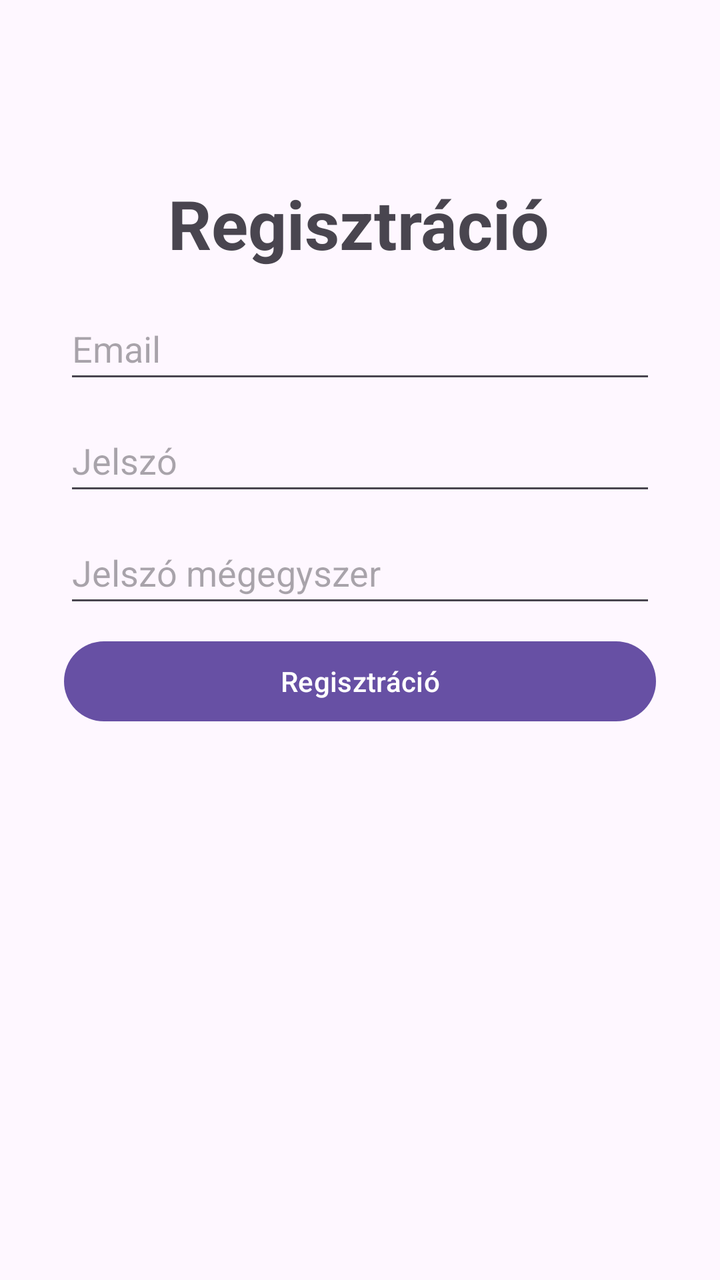
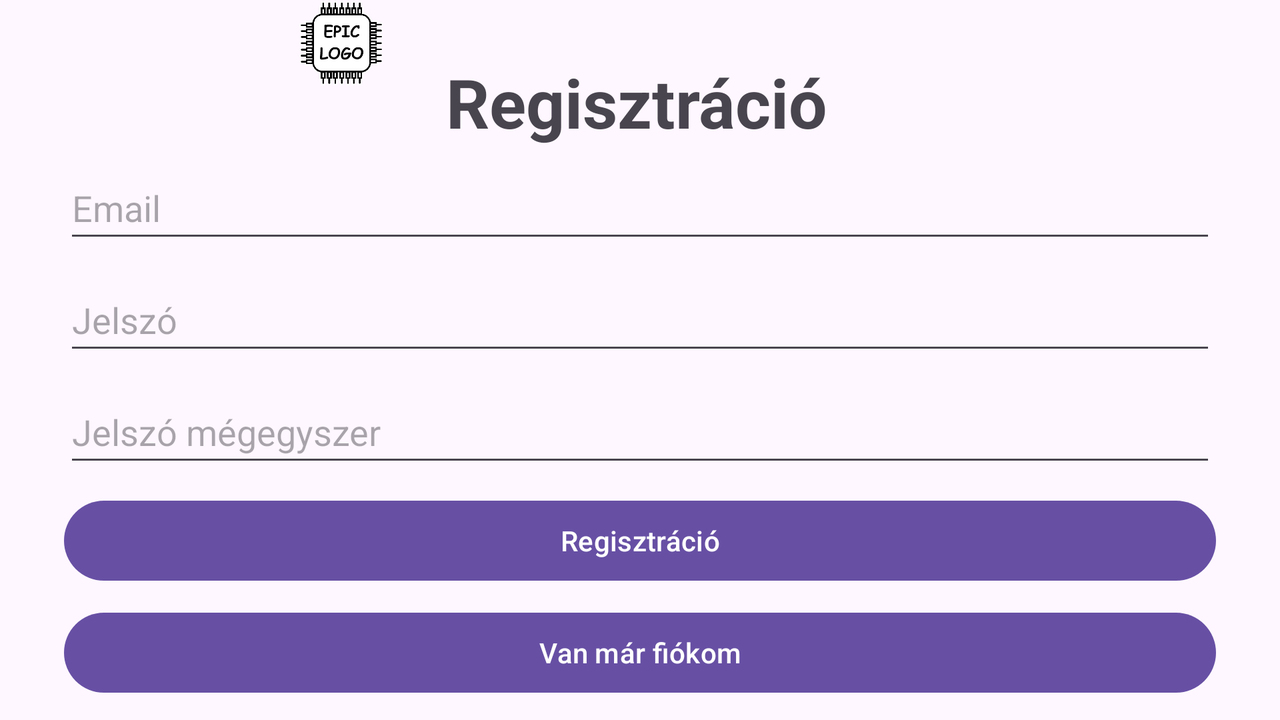

First picture: res/layout/ on a phone held upright. Second picture: the repository's own variant of that layout, on a device whose configuration matches the variant's folder. Source for both follows.
<!-- AndroidManifest.xml: application theme Theme.PartPiker -->
<!-- res/layout/register.xml -->
<?xml version="1.0" encoding="utf-8"?>
<androidx.constraintlayout.widget.ConstraintLayout xmlns:android="http://schemas.android.com/apk/res/android"
    xmlns:app="http://schemas.android.com/apk/res-auto"
    xmlns:tools="http://schemas.android.com/tools"
    android:id="@+id/register"
    android:layout_width="match_parent"
    android:layout_height="match_parent"
    tools:context=".Activities.RegisterActivity">

    <EditText
        android:id="@+id/editTextPasswordReg"
        android:layout_width="0dp"
        android:layout_height="wrap_content"
        android:layout_marginStart="32dp"
        android:layout_marginTop="8dp"
        android:layout_marginEnd="32dp"
        android:ems="10"
        android:hint="@string/password"
        android:inputType="textPassword"
        android:minHeight="48dp"
        app:layout_constraintEnd_toEndOf="parent"
        app:layout_constraintHorizontal_bias="0.0"
        app:layout_constraintStart_toStartOf="parent"
        app:layout_constraintTop_toBottomOf="@+id/editTextEmail" />

    <EditText
        android:id="@+id/editTextPasswordReg2"
        android:layout_width="0dp"
        android:layout_height="wrap_content"
        android:layout_marginStart="32dp"
        android:layout_marginTop="8dp"
        android:layout_marginEnd="32dp"
        android:ems="10"
        android:hint="@string/passwordConfirm"
        android:inputType="textPassword"
        android:minHeight="48dp"
        app:layout_constraintEnd_toEndOf="parent"
        app:layout_constraintHorizontal_bias="0.0"
        app:layout_constraintStart_toStartOf="parent"
        app:layout_constraintTop_toBottomOf="@+id/editTextPasswordReg" />

    <EditText
        android:id="@+id/editTextEmail"
        android:layout_width="0dp"
        android:layout_height="wrap_content"
        android:layout_marginStart="32dp"
        android:layout_marginEnd="32dp"
        android:ems="10"
        android:hint="@string/email"
        android:inputType="textEmailAddress"
        android:minHeight="48dp"
        app:layout_constraintBottom_toBottomOf="parent"
        app:layout_constraintEnd_toEndOf="parent"
        app:layout_constraintHorizontal_bias="1.0"
        app:layout_constraintStart_toStartOf="parent"
        app:layout_constraintTop_toTopOf="parent"
        app:layout_constraintVertical_bias="0.251" />

    <Button
        android:id="@+id/button"
        android:layout_width="0dp"
        android:layout_height="wrap_content"
        android:layout_marginStart="32dp"
        android:layout_marginTop="8dp"
        android:layout_marginEnd="32dp"
        android:onClick="register"
        android:text="@string/register"
        app:layout_constraintEnd_toEndOf="parent"
        app:layout_constraintHorizontal_bias="0.0"
        app:layout_constraintStart_toStartOf="parent"
        app:layout_constraintTop_toBottomOf="@+id/editTextPasswordReg2" />

    <TextView
        android:id="@+id/textView4"
        android:layout_width="wrap_content"
        android:layout_height="wrap_content"
        android:text="@string/register"
        android:textSize="34sp"
        android:textStyle="bold"
        app:layout_constraintBottom_toTopOf="@+id/editTextEmail"
        app:layout_constraintEnd_toEndOf="parent"
        app:layout_constraintHorizontal_bias="0.497"
        app:layout_constraintStart_toStartOf="parent"
        app:layout_constraintTop_toTopOf="parent"
        app:layout_constraintVertical_bias="0.861" />

</androidx.constraintlayout.widget.ConstraintLayout>
<!-- resources referenced by this layout -->
<resources>
  <string name="email">Email</string>
  <string name="password">Jelszó</string>
  <string name="passwordConfirm">Jelszó mégegyszer</string>
  <string name="register">Regisztráció</string>
  <style name="Theme.PartPiker" parent="Base.Theme.PartPiker" />
  <style name="Base.Theme.PartPiker" parent="Theme.Material3.DayNight.NoActionBar">
          
          
      </style>
</resources>
<!-- res/layout-land/register.xml (the repository's variant of the layout above) -->
<!-- drawn on the phone turned sideways -->
<?xml version="1.0" encoding="utf-8"?>
<androidx.constraintlayout.widget.ConstraintLayout xmlns:android="http://schemas.android.com/apk/res/android"
    xmlns:app="http://schemas.android.com/apk/res-auto"
    xmlns:tools="http://schemas.android.com/tools"
    android:id="@+id/register"
    android:layout_width="match_parent"
    android:layout_height="match_parent"
    tools:context=".Activities.RegisterActivity">

    <ImageView
        android:id="@+id/logo2"
        android:layout_width="105dp"
        android:layout_height="43dp"
        android:contentDescription="@string/logo"
        app:layout_constraintEnd_toStartOf="@+id/textView4"
        app:layout_constraintHorizontal_bias="1.0"
        app:layout_constraintStart_toStartOf="parent"
        app:srcCompat="@drawable/logo"
        tools:layout_editor_absoluteY="39dp" />

    <EditText
        android:id="@+id/editTextPasswordReg"
        android:layout_width="0dp"
        android:layout_height="wrap_content"
        android:layout_marginStart="32dp"
        android:layout_marginTop="8dp"
        android:layout_marginEnd="32dp"
        android:ems="10"
        android:hint="@string/password"
        android:inputType="textPassword"
        android:minHeight="48dp"
        app:layout_constraintEnd_toEndOf="parent"
        app:layout_constraintHorizontal_bias="0.0"
        app:layout_constraintStart_toStartOf="parent"
        app:layout_constraintTop_toBottomOf="@+id/editTextEmail" />

    <EditText
        android:id="@+id/editTextPasswordReg2"
        android:layout_width="0dp"
        android:layout_height="wrap_content"
        android:layout_marginStart="32dp"
        android:layout_marginTop="8dp"
        android:layout_marginEnd="32dp"
        android:ems="10"
        android:hint="@string/passwordConfirm"
        android:inputType="textPassword"
        android:minHeight="48dp"
        app:layout_constraintEnd_toEndOf="parent"
        app:layout_constraintHorizontal_bias="0.0"
        app:layout_constraintStart_toStartOf="parent"
        app:layout_constraintTop_toBottomOf="@+id/editTextPasswordReg" />

    <EditText
        android:id="@+id/editTextEmail"
        android:layout_width="0dp"
        android:layout_height="wrap_content"
        android:layout_marginStart="32dp"
        android:layout_marginEnd="32dp"
        android:ems="10"
        android:hint="@string/email"
        android:inputType="textEmailAddress"
        android:minHeight="48dp"
        app:layout_constraintBottom_toBottomOf="parent"
        app:layout_constraintEnd_toEndOf="parent"
        app:layout_constraintHorizontal_bias="1.0"
        app:layout_constraintStart_toStartOf="parent"
        app:layout_constraintTop_toTopOf="parent"
        app:layout_constraintVertical_bias="0.251" />

    <Button
        android:id="@+id/button"
        android:layout_width="0dp"
        android:layout_height="wrap_content"
        android:layout_marginStart="32dp"
        android:layout_marginTop="8dp"
        android:layout_marginEnd="32dp"
        android:onClick="register"
        android:text="@string/register"
        app:layout_constraintEnd_toEndOf="parent"
        app:layout_constraintHorizontal_bias="0.0"
        app:layout_constraintStart_toStartOf="parent"
        app:layout_constraintTop_toBottomOf="@+id/editTextPasswordReg2" />

    <Button
        android:id="@+id/switchToLogin"
        android:layout_width="0dp"
        android:layout_height="wrap_content"
        android:layout_marginStart="32dp"
        android:layout_marginTop="8dp"
        android:layout_marginEnd="32dp"
        android:onClick="switchToLogin"
        android:text="Van már fiókom"
        app:layout_constraintEnd_toEndOf="parent"
        app:layout_constraintHorizontal_bias="0.0"
        app:layout_constraintStart_toStartOf="parent"
        app:layout_constraintTop_toBottomOf="@+id/button" />

    <TextView
        android:id="@+id/textView4"
        android:layout_width="wrap_content"
        android:layout_height="wrap_content"
        android:text="@string/register"
        android:textSize="34sp"
        android:textStyle="bold"
        app:layout_constraintBottom_toTopOf="@+id/editTextEmail"
        app:layout_constraintEnd_toEndOf="parent"
        app:layout_constraintHorizontal_bias="0.497"
        app:layout_constraintStart_toStartOf="parent"
        app:layout_constraintTop_toTopOf="parent"
        app:layout_constraintVertical_bias="0.861" />

</androidx.constraintlayout.widget.ConstraintLayout>
<!-- resources referenced by the variant -->
<!-- as the phone turned sideways resolves them -->
<resources>
  <!-- drawable logo: png bitmap (drawable, 7821 bytes) -->
  <string name="email">Email</string>
  <string name="logo">Logo</string>
  <string name="password">Jelszó</string>
  <string name="passwordConfirm">Jelszó mégegyszer</string>
  <string name="register">Regisztráció</string>
  <style name="Theme.PartPiker" parent="Base.Theme.PartPiker" />
  <style name="Base.Theme.PartPiker" parent="Theme.Material3.DayNight.NoActionBar">
          
          
      </style>
</resources>
